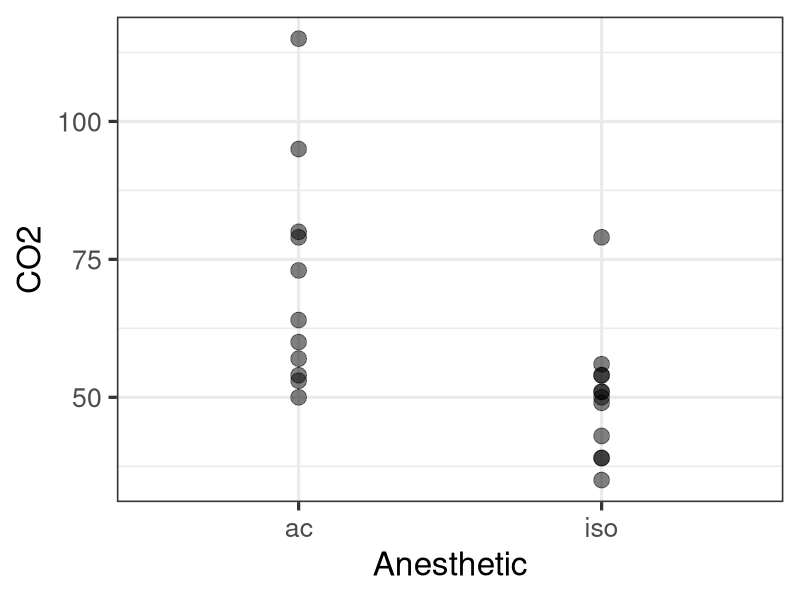

Source code (R):
## ---- chunk 1
knitr::opts_chunk$set(echo = TRUE, cache = TRUE)

# Set working directory
knitr::opts_knit$set(root.dir = "../")
## ---- chunk 2
library(tidyverse)
library(car)

theme_set(theme_bw(base_size = 16) + 
            theme(panel.grid.minor = element_blank(), 
                  strip.background = element_blank()))
## ---- chunk 3
low <- read.csv("data/lowco2.csv")
## ---- chunk 4
names(low)
## ---- chunk 5
dim(low)
## ---- chunk 6
str(low)
## ---- chunk 7
low %>% 
  ggplot(aes(anesth, co2)) + 
  geom_point(alpha = 0.5, size = 5) + 
  labs(x = "Anesthetic", y = "CO2") + 
  theme_bw(base_size = 24)
## ---- chunk 8
low %>%  
  group_by(anesth) %>% 
  summarise(n = n(), 
            mean = mean(co2),
            median = median(co2),
            sd = sd(co2), 
            variance = var(co2), 
            se = sd / sqrt(n)
            )
